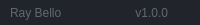
              <widget class="QFrame" name="frame_grip">
               <property name="minimumSize">
                <size>
                 <width>0</width>
                 <height>25</height>
                </size>
               </property>
               <property name="maximumSize">
                <size>
                 <width>16777215</width>
                 <height>25</height>
                </size>
               </property>
               <property name="styleSheet">
                <string notr="true">background-color: rgb(33, 37, 43);</string>
               </property>
               <property name="frameShape">
                <enum>QFrame::NoFrame</enum>
               </property>
               <property name="frameShadow">
                <enum>QFrame::Raised</enum>
               </property>
               <layout class="QHBoxLayout" name="horizontalLayout_6">
                <property name="spacing">
                 <number>0</number>
                </property>
                <property name="leftMargin">
                 <number>0</number>
                </property>
                <property name="topMargin">
                 <number>0</number>
                </property>
                <property name="rightMargin">
                 <number>2</number>
                </property>
                <property name="bottomMargin">
                 <number>0</number>
                </property>
                <item>
                 <widget class="QFrame" name="frame_label_bottom">
                  <property name="frameShape">
                   <enum>QFrame::NoFrame</enum>
                  </property>
                  <property name="frameShadow">
                   <enum>QFrame::Raised</enum>
                  </property>
                  <layout class="QHBoxLayout" name="horizontalLayout_7">
                   <property name="spacing">
                    <number>0</number>
                   </property>
                   <property name="leftMargin">
                    <number>10</number>
                   </property>
                   <property name="topMargin">
                    <number>0</number>
                   </property>
                   <property name="rightMargin">
                    <number>10</number>
                   </property>
                   <property name="bottomMargin">
                    <number>0</number>
                   </property>
                   <item>
                    <widget class="QLabel" name="label_credits">
                     <property name="font">
                      <font>
                       <family>Segoe UI</family>
                      </font>
                     </property>
                     <property name="styleSheet">
                      <string notr="true">color: rgb(98, 103, 111);</string>
                     </property>
                     <property name="text">
                      <string>Ray Bello</string>
                     </property>
                    </widget>
                   </item>
                   <item>
                    <widget class="QLabel" name="label_version">
                     <property name="maximumSize">
                      <size>
                       <width>100</width>
                       <height>16777215</height>
                      </size>
                     </property>
                     <property name="font">
                      <font>
                       <family>Segoe UI</family>
                      </font>
                     </property>
                     <property name="styleSheet">
                      <string notr="true">color: rgb(98, 103, 111);</string>
                     </property>
                     <property name="text">
                      <string>v1.0.0</string>
                     </property>
                     <property name="alignment">
                      <set>Qt::AlignRight|Qt::AlignTrailing|Qt::AlignVCenter</set>
                     </property>
                    </widget>
                   </item>
                  </layout>
                 </widget>
                </item>
                <item>
                 <widget class="QFrame" name="frame_size_grip">
                  <property name="maximumSize">
                   <size>
                    <width>20</width>
                    <height>20</height>
                   </size>
                  </property>
                  <property name="styleSheet">
                   <string notr="true">QSizeGrip {
	background-image: url(:/16x16/icons/16x16/cil-size-grip.png);
	background-position: center;
	background-repeat: no-reperat;
}</string>
                  </property>
                  <property name="frameShape">
                   <enum>QFrame::NoFrame</enum>
                  </property>
                  <property name="frameShadow">
                   <enum>QFrame::Raised</enum>
                  </property>
                 </widget>
                </item>
               </layout>
              </widget>
